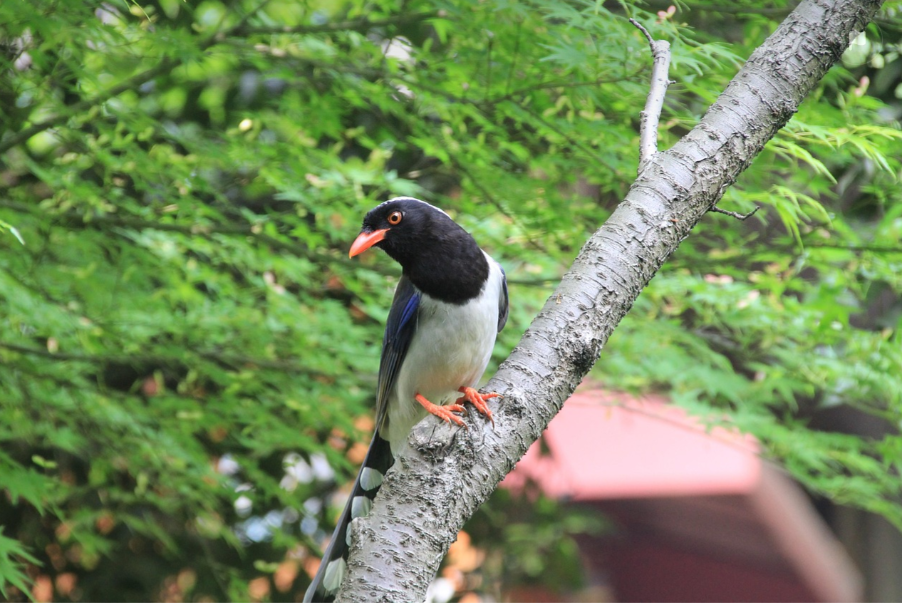
#> input picture Project2/origin.png, 902 x 603 px
$ python Project2.py
#> lines starting #> are read from the running program, lines starting #| are printed output that depends on the picture
import cv2 #opencv图像处理库接口
import numpy as np
def load_image(path): #图像加载函数
#> called with path = 'origin.png'
    img = cv2.imread(path) #读取彩色图像
#> img is the input picture: shape (603, 902, 3); mean B, G, R 89.9, 136.3, 114.7
    return img
def tobits(text): #字符串转化为二进制表示，每个字符以8 bits表示
    bits = []
    for char in text:
        b = bin(ord(char))[2:].rjust(8, '0') #填充
        bits.extend([int(bit) for bit in b])
    return bits
def totext(bits): #比特串转化为字符串
    word = []
    for i in range(0, len(bits), 8):
        byte = bits[i:i+8]
        if len(byte) < 8:
            break #不足8位则终止
        val = int(''.join(str(b) for b in byte), 2)
        if val == 0:
            break
        word.append(chr(val))
    return ''.join(word)
def embed_wm(img, text): #水印嵌入函数
#> called with text = 'zxj761'
    height, width = img.shape[:2]
#> height = 603; width = 902
    max_bits = height*width #原始图像包含比特数
#> max_bits = 543906
    bits = tobits(text)
    length = len(bits)
    #比特串前8位存处水印长度信息
    length_bits = [int(b) for b in bin(length)[2:].rjust(8, '0')]
    full_bits = length_bits + bits #组合长度信息
    all_bits = np.pad(full_bits, (0, max_bits - len(full_bits))) #完整比特流
    b, g, r = cv2.split(img.copy()) #分离三原色通道
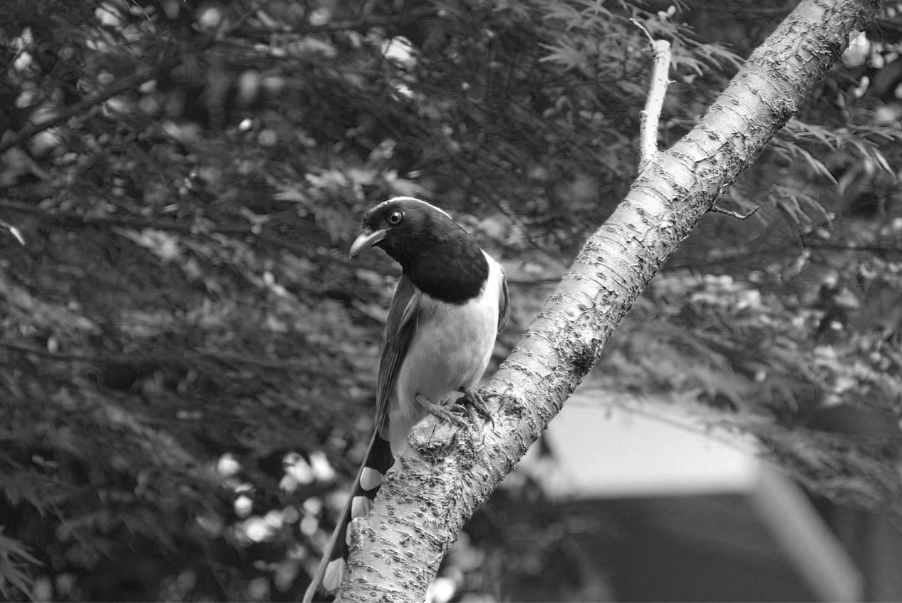
#> b: shape (603, 902); min 2, max 255, mean 89.9
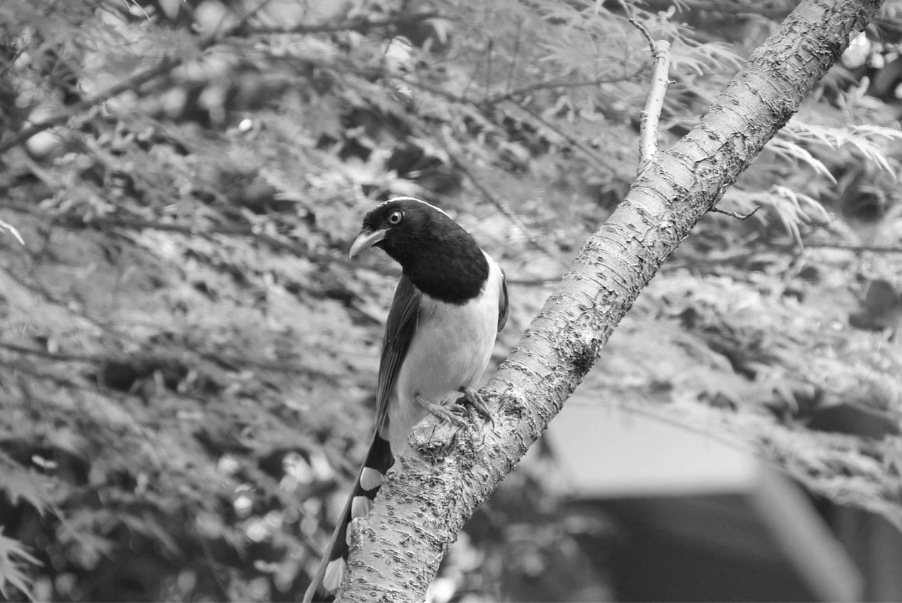
#> g: shape (603, 902); min 12, max 255, mean 136.3
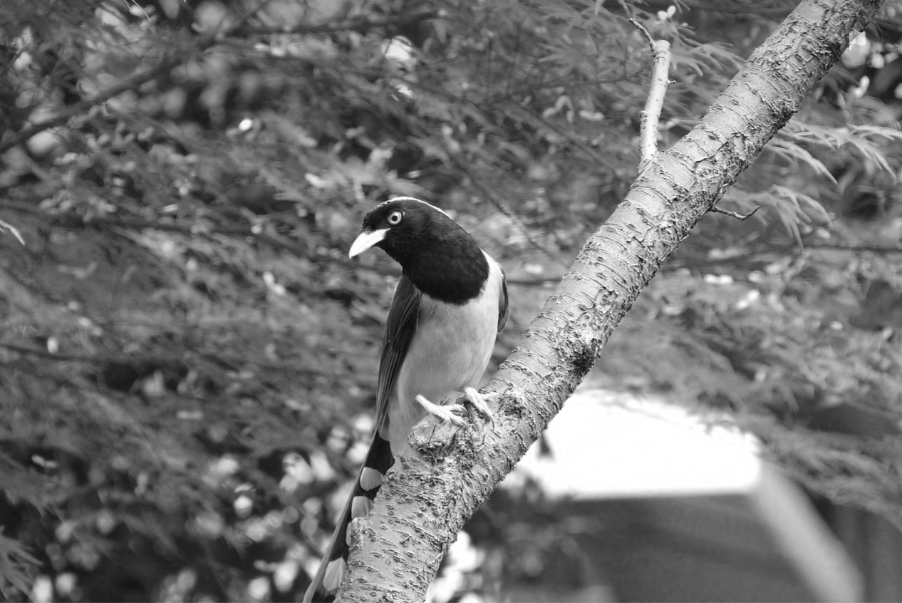
#> r: shape (603, 902); min 12, max 255, mean 114.7
    flat = b.flatten()
    #设置水印比特到像素信息的低位
    flat = (flat & 0xFE) | np.array(all_bits, dtype=np.uint8)
    b1 = flat.reshape((height, width))
    return cv2.merge([b1, g, r])
def extract_wm(img,img_type=None): #水印提取函数，可以传入图像变化模式
    if img_type == 'flip_h': #处理翻转图像
        img = cv2.flip(img, 1)
    b = img[:, :, 0].flatten()
    bits = [int(bit) for bit in (b & 1)]
#> bits = 543906 items
    length = int(''.join(str(bit) for bit in bits[:8]), 2)
    text_bits = bits[8:8+length]
#> text_bits = 48 values, max 1 at index 1, min 0 at index 0, mean 0.521
    text = totext(text_bits)
#> the loop in totext, `for i in range(0, len(bits), 8):` made 6 passes
#> (i, byte) on passes 2 to 6: (8, [0, 1, 1, 1, 1, 0, 0, 0]), (16, [0, 1, 1, 0, 1, 0, 1, 0]), (24, [0, 0, 1, 1, 0, 1, 1, 1]), (32, [0, 0, 1, 1, 0, 1, 1, 0]), (40, [0, 0, 1, 1, 0, 0, 0, 1])
#> byte on pass 1: [0, 1, 1, 1, 1, 0, 1, 0]
#> after the loop in totext, `for i in range(0, len(bits), 8):`: word = ['z', 'x', 'j', '7', '6', '1']
#> text = 'zxj761'
    return text, bits[:length]
image=load_image('origin.png')
wm="zxj761" #嵌入的文本型水印
wm_img = embed_wm(image, wm) #水印嵌入
cv2.imwrite('watermarked.png', wm_img)
extract_res1, _ = extract_wm(wm_img) #提取水印
#> extract_res1 = 'zxj761'
print(f'正常图像中的文本水印 = {extract_res1}')
#| 正常图像中的文本水印 = zxj761
wm_img_flip = cv2.flip(wm_img, 1) #翻转鲁棒性测试
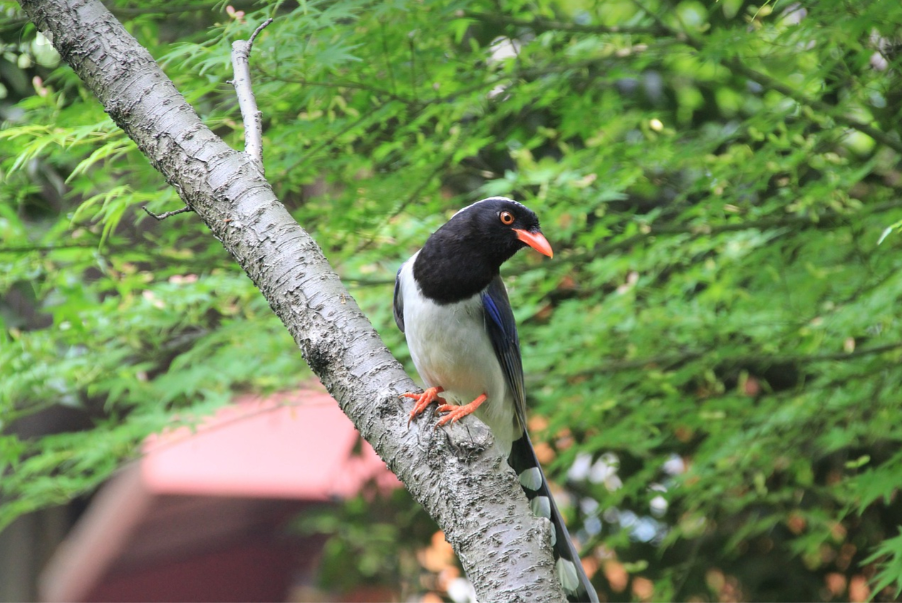
#> wm_img_flip: shape (603, 902, 3); mean B, G, R 89.4, 136.3, 114.7
cv2.imwrite('flip_wm.png', wm_img_flip) #生成图像
extract_res2, _=extract_wm(wm_img_flip, img_type='flip_h')
#> the loop in totext (call 2), `for i in range(0, len(bits), 8):` made 6 passes
#> extract_res2 = 'zxj761'
print(f'翻转图像中的文本水印 = {extract_res2}')
#| 翻转图像中的文本水印 = zxj761
